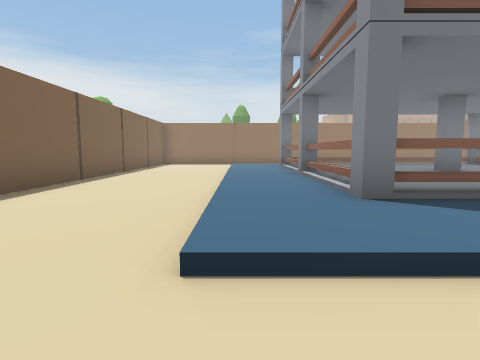
[1] (above)

17 first-person views from a walk through a 3-D level made in the Unity game engine. The camera is 1.3 m above the floor, tilts 6° down and sees 80° across. The floor is counted in squares, 2 m on a side. Each view is taken from the middle of a square. On the plan, view 1 faces up. The plan holds only what a view shows up to about 9 squares ahead; the rest is blank. The place goes on beyond the plan. The player character is not drawn.

[2]
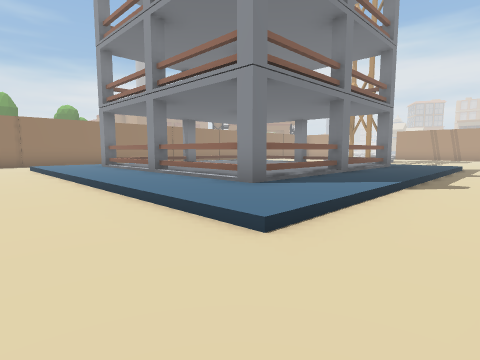

[3]
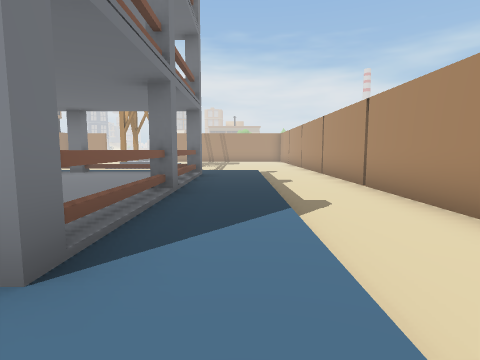

[4]
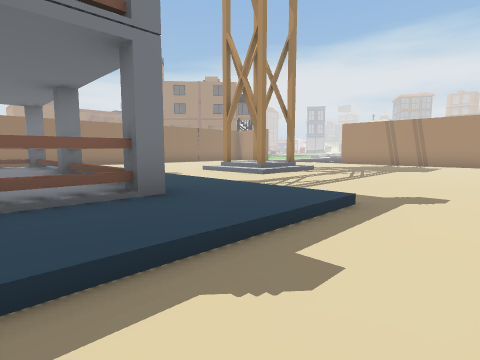

[5]
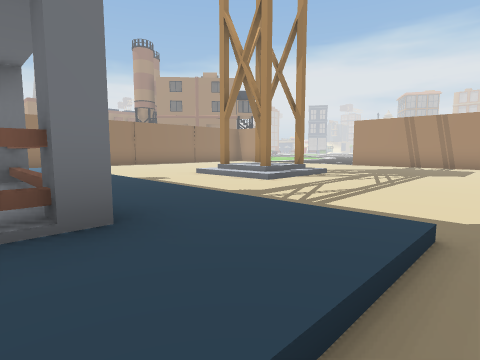

[6]
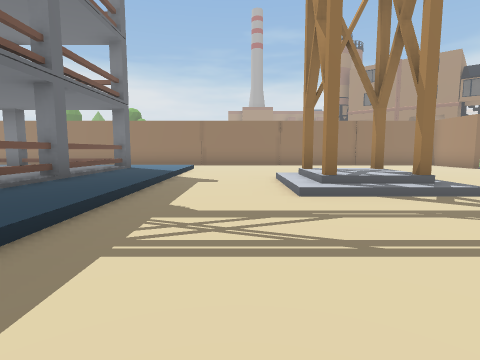

[7]
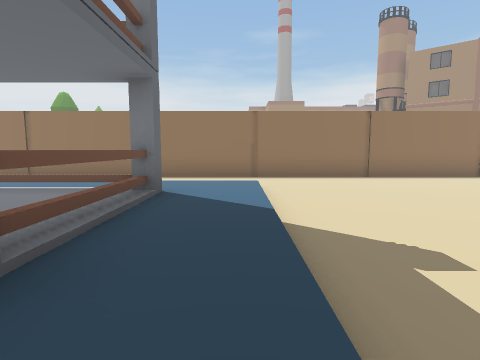

[8]
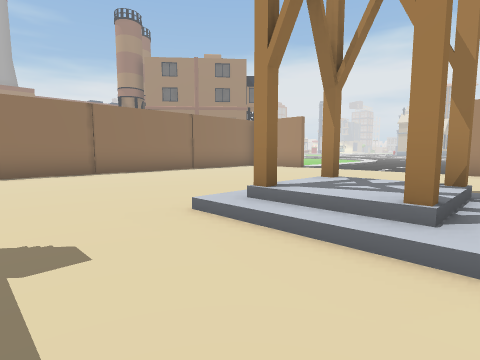

[9]
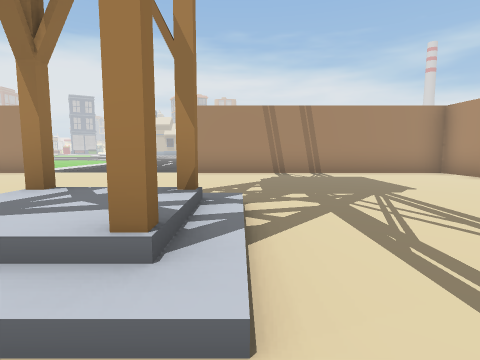

[10]
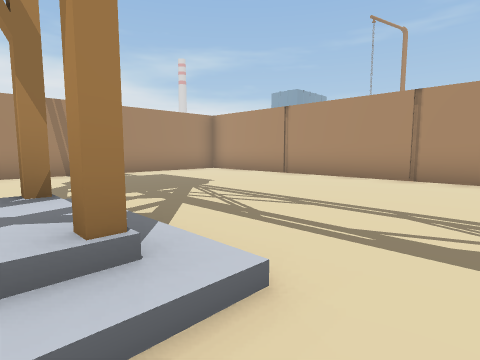

[11]
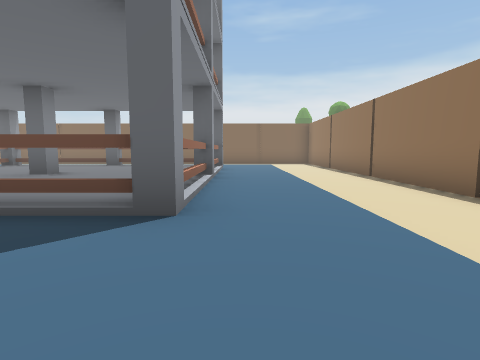

[12]
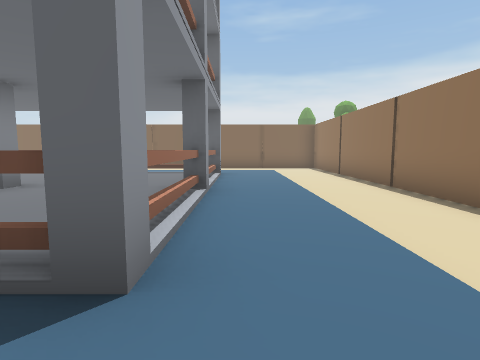

[13]
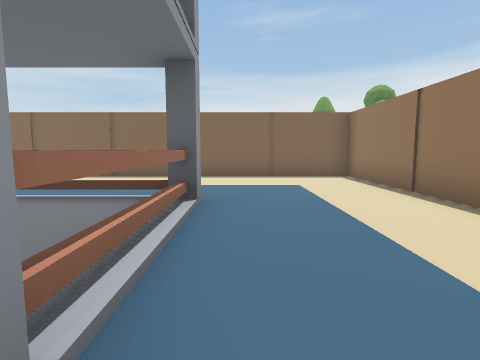

[14]
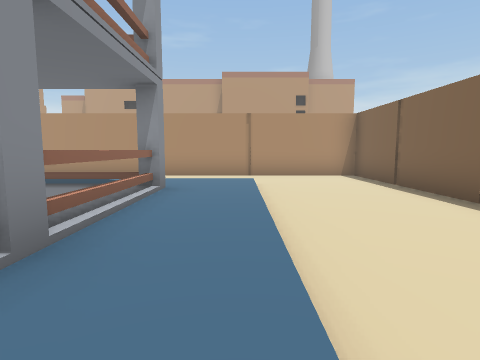

[15]
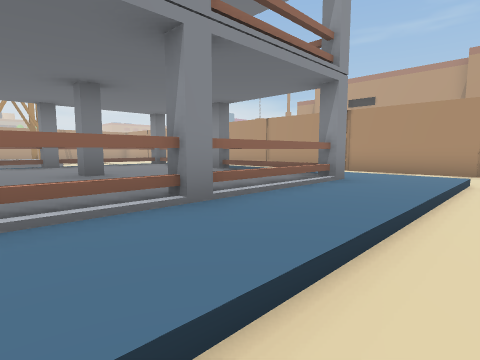

[16]
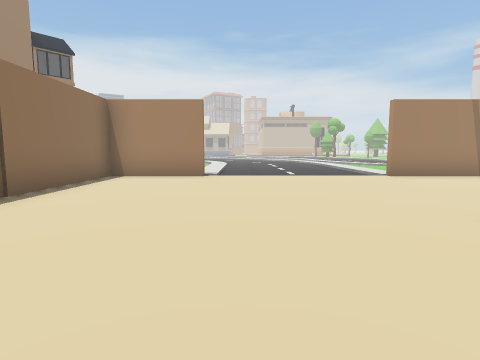

[17]
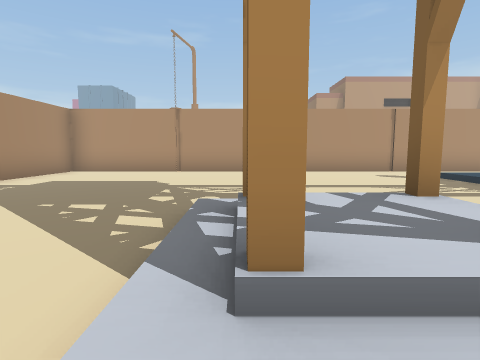

### Floor plan
Key: @ floor where view 1 was taken; # wall or solid block; x gap in a wall; . main floor; : floor 0.25 m higher than the main floor; + floor 0.5 m higher than the main floor; / step, stairs or slope; = window, fence, low wall or low ledge.
Columns run from 3 left of view 1 to 21 right of it. Each row starts with its distance up from view 1.
 13 #######################
 12 #.....................#
 11 #..//////////.........#..
 10 #..::::::::::............
  9 #..::######::............
  8 #..::#++++=::............
  7 #..::#++++=::..//#.......
  6 #..::x++++#::..#+/....#..
  5 #..::#++++=::..///....#
  4 #..::#=====::.........#
  3 #..::######::.........#
  2 #..::::::::::.........#
  1 #.....................#
  0 #..@..................#
 -1 #######################

Where each view was taken, in squares from view 1:
view 1: 0 up, 0 right, facing up
view 2: 0 up, 2 left, facing up-right
view 3: 2 up, 0 right, facing right
view 4: 0 up, 6 right, facing up-right
view 5: 1 up, 7 right, facing up-right
view 6: 1 up, 11 right, facing up
view 7: 5 up, 9 right, facing up
view 8: 5 up, 10 right, facing up-right
view 9: 5 up, 11 right, facing right
view 10: 6 up, 11 right, facing down-right
view 11: 10 up, 10 right, facing left
view 12: 10 up, 9 right, facing left
view 13: 10 up, 5 right, facing left
view 14: 8 up, 0 right, facing down
view 15: 8 up, 1 left, facing down-right
view 16: 10 up, 12 right, facing right
view 17: 8 up, 14 right, facing down
